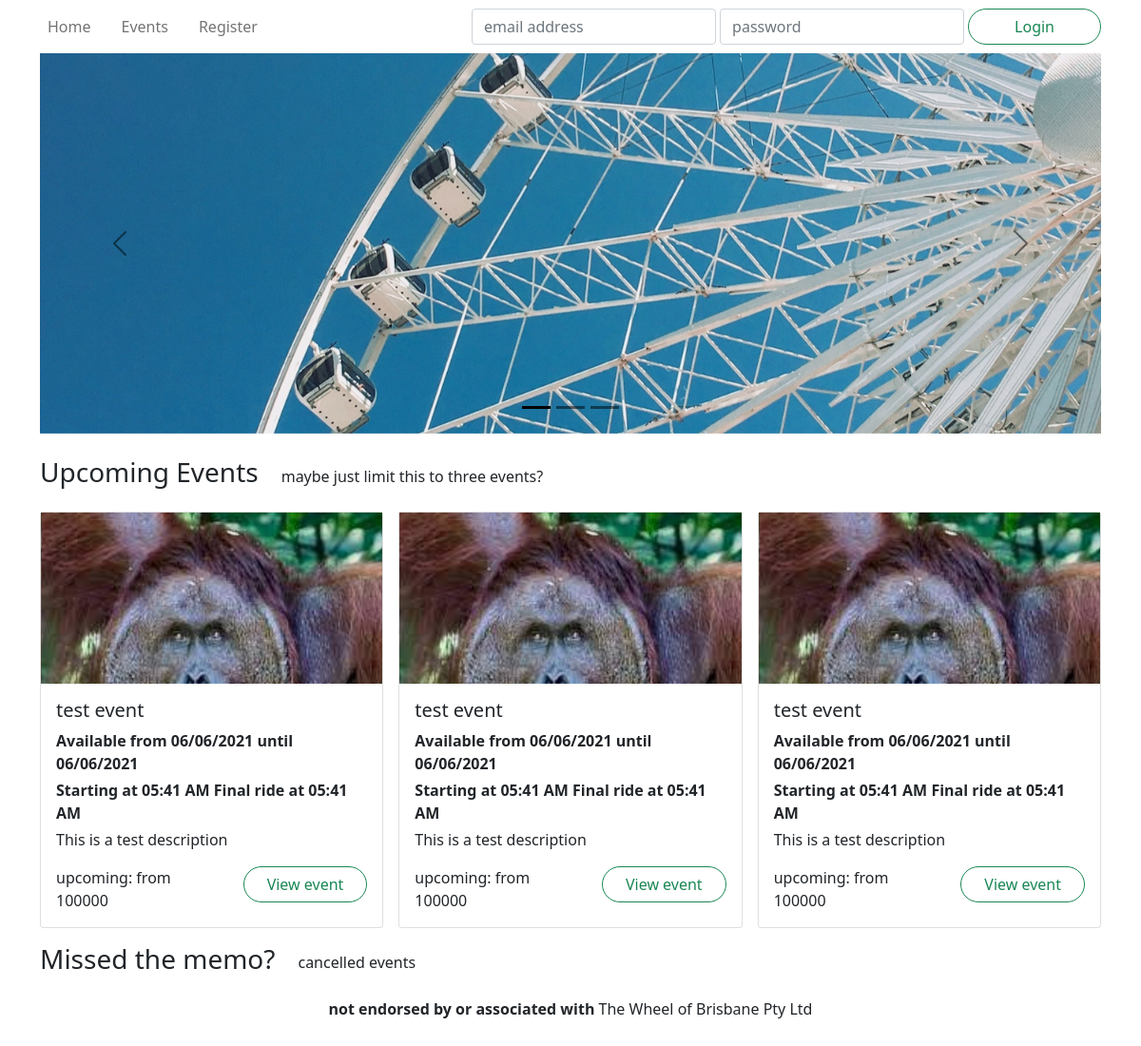
The page / on the database its author committed.
### wheel/models.py (models this page shows, shortened)
class Event(db.Model):
    __tablename__ = 'events'
    id = db.Column(db.Integer, primary_key=True)
    name = db.Column(db.String(255), nullable=False)
    description = db.Column(db.Text)
    category = db.Column(db.String(40))
    status = db.Column(db.Enum('upcoming', 'inactive', 'cancelled', 'booked out'), nullable=False)
    image = db.Column(db.String(255))
    reviews = db.relationship('Review', backref='event')
    tickets = db.relationship('Ticket', backref='event')
    def getTopThreeByStatus(status):
        return Event.query.filter_by(status=status).limit(3).all()
    def getTicketsStartDate(self):
        return Ticket.getStartDateByEvent(self.id)
    def getTicketsEndDate(self):
        return Ticket.getEndDateByEvent(self.id)
    def getTicketsStartTime(self):
        return Ticket.getStartTimeByEvent(self.id)
    def getTicketsEndTime(self):
        return Ticket.getEndTimeByEvent(self.id)
    def getTicketsPriceFrom(self):
        low_ticket = 100000
        for x in self.tickets:
            if x.price < low_ticket:
                low_ticket = x.price
        return low_ticket
    def getStatusColour(self):
        return {
            'upcoming': 'success',
            'inactive': 'secondary',
            'booked out': 'secondary',
            'cancelled': 'danger'
        }[self.status]

### wheel/views.py (the view)
@main.route('/')
def index():
    upcoming = Event.getTopThreeByStatus('upcoming')
    cancelled = Event.getTopThreeByStatus('cancelled')
    form = indexForm()
    return render_template('index.html',form=form, upcoming=upcoming, cancelled=cancelled)

### wheel/forms.py
class indexForm(FlaskForm):
    submit = SubmitField("test")

### wheel/models.py (called while the page is built)
    @staticmethod
    def getStartTimeByEvent(event_id):
        return datetime.now().strftime("%I:%M %p") #Only returning a single time not pulling from db strftime again formats

    @staticmethod
    def getEndTimeByEvent(event_id):
        return datetime.now().strftime("%I:%M %p") #Only returning a single time not pulling from db strftime again formats

    def getStartDateByEvent(event_id):
        return  datetime.now().date().strftime("%d/%m/%Y") #Only returning a single date not pulling from db strftime formats weird on page

    def getEndDateByEvent(event_id):
        return  datetime.now().date().strftime("%d/%m/%Y") #Only returning a single date not pulling from db strftime formats weird on page

### wheel/templates/index.html (shortened to what this page needs)
{% extends 'base.html' %}
{% block hero %}
<div id="hero" class="carousel carousel-dark slide" data-bs-ride="carousel">
    <div class="carousel-indicators">
        <button type="button" class="active"
                data-bs-target="#hero" data-bs-slide-to="0"></button>
        <button type="button"
                data-bs-target="#hero" data-bs-slide-to="1"></button>
        <button type="button"
                data-bs-target="#hero" data-bs-slide-to="2"></button>
    </div>
    <div class="carousel-inner">
        <div class="carousel-item active">
            <div style="background-image: url('/static/images/bluesky.jpg');"></div>
        </div>
    </div>
    <button type="button" class="carousel-control-prev"
            data-bs-target="#hero" data-bs-slide="prev">
        <span class="carousel-control-prev-icon"></span>
    </button>
    <button type="button" class="carousel-control-next"
            data-bs-target="#hero" data-bs-slide="next">
        <span class="carousel-control-next-icon"></span>
    </button>
</div>
{% endblock %}
{% block content %}
<section>
    <header class="row mb-3">
        <h3 class="col-auto">Upcoming Events</h3>
        <span class="col my-auto">maybe just limit this to three events?</span>
    </header>
        <div class='row row-cols-1 row-cols-md-2 row-cols-xl-3 mb-3 g-3'>
        {% for event in upcoming %}
        <div class="col event">
            <article class="card">
                <a href="{{url_for('events.view', id=event.id)}}" class="card-image" style="background-image: url('.{{ event.image }}'); background-position: top;"></a>
                <div class="card-body">
                    <h5 class="card-title">{{ event.name }}</h5>
                    <p class="mb-1">
                        <strong>
                            Available from {{event.getTicketsStartDate()}}
                            until {{event.getTicketsEndDate()}}
                        </strong>
                    </p>
                    <p class="mb-1">
                        <strong>
                            Starting at {{event.getTicketsStartTime()}}
                            Final ride at {{event.getTicketsEndTime()}}
                        </strong>
                    </p>
                <p class="card-text">{{ event.description }}</p>
                    <div class="row">
                        <span class="col my-auto">{{ "{}: from {}".format( event.status, event.getTicketsPriceFrom() ) }}</span>
                        <span class="col-auto"><a href="{{url_for('events.view', id=event.id)}}" class="btn btn-outline-{{ event.getStatusColour() }} rounded-pill px-4">View event</a></span>
                    </div>
                </div>
            </article>
        </div>
        {% endfor %}
    </div>
</section>
<section>
    <header class="row mb-3">
        <h3 class="col-auto">Missed the memo?</h3>
        <span class="col my-auto">cancelled events</span>
    </header>
</section>
{% endblock %}

### wheel/templates/base.html (shortened to what this page needs)
<!DOCTYPE html>
<html lang="en">
<head>
    <link href="https://cdn.jsdelivr.net/npm/bootstrap@5.0.0-beta3/dist/css/bootstrap.min.css"
            rel="stylesheet">
    <link rel="stylesheet" href="/static/css/unbootstrapify.css">
</head>
<body>
    <div class="container">
        <header>
            <nav class="navbar navbar-expand-lg navbar-light justify-content-between">
                <div class="navbar-nav flex-row gap-3">
                    <a class="nav-link" href="{{ url_for('main.index') }}">Home</a>
                    <a class="nav-link" href="{{ url_for('events.viewAll') }}">Events</a>
                    {% if current_user.is_authenticated %}
                    <a class="nav-link" href="{{ url_for('main.bookings') }}">My Bookings</a>
                    {% else %}
                    <a class="nav-link" href="{{ url_for('auth.register') }}">Register</a>
                    {% endif %}
                </div>
                <div class="collapse navbar-collapse flex-grow-0" id="navbarlogin">
                    {% if not current_user.is_authenticated %}
                    <form method="POST" action="{{ url_for('auth.login') }}" class="navbar-nav flex-row gap-1">
                        <input name="email" type="text" required
                                class="form-control" placeholder="email address">
                        <input name="password" type="password" required
                                class="form-control" placeholder="password">
                        <button class="btn btn-outline-success rounded-pill px-5" type="submit">Login</button>
                    </form>
                    {% else %}
                    <form action="{{ url_for('auth.logout') }}" class="navbar-nav flex-row gap-1">
                        <button class="btn btn-outline-primary rounded-pill px-5" type="submit">Logout</button>
                    </form>
                    {% endif %}
                </div>
            </nav>
            {% block hero %}
            {% endblock %}
        </header>
        <main>
            <header class="row mb-3">
                <div class="col-md"><h1>{% block title %}{% endblock %}</h1></div>
            </header>
            {% block content %}
            {% endblock %}
        </main>
        <footer class="text-center footer"><strong>not endorsed by or associated with </strong>The Wheel of Brisbane Pty Ltd</footer>
    </div>
</body>
</html>

### rows shown on the page
Event: image (picture), name "test event", getTicketsStartDate "06/06/2021", getTicketsEndDate "06/06/2021", getTicketsStartTime "05:41 AM", getTicketsEndTime "05:41 AM", description "This is a test description", status "upcoming: from 100000"
Event: image (picture), name "test event", getTicketsStartDate "06/06/2021", getTicketsEndDate "06/06/2021", getTicketsStartTime "05:41 AM", getTicketsEndTime "05:41 AM", description "This is a test description", status "upcoming: from 100000"
Event: image (picture), name "test event", getTicketsStartDate "06/06/2021", getTicketsEndDate "06/06/2021", getTicketsStartTime "05:41 AM", getTicketsEndTime "05:41 AM", description "This is a test description", status "upcoming: from 100000"
